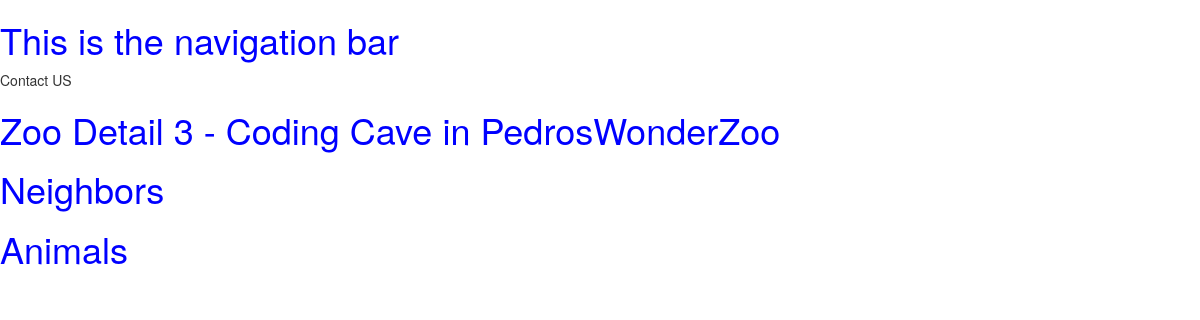
Page /zoo/exhibit/3 on the committed database.
### zoo/models.py (models this page shows, shortened)
class Exhibit(models.Model):
	name = models.CharField(max_length=200, help_text="Enter an Exhibit Name)")
	zoo = models.ForeignKey('Zoo', on_delete=models.SET_NULL, null=True)

class Zoo(models.Model):
	name = models.CharField(max_length=200, help_text="Enter a Zoo Name)")
	logoFileName = models.CharField(max_length=200, help_text="Enter a logo image", null=True)

### zoo/views.py (the view)
# urls.py: path('exhibit/<int:pk>', views.ExhibitDetailView.as_view(), name='exhibitDetail'),
class ExhibitDetailView(generic.DetailView):
	model = Exhibit

### zoo/templates/zoo/exhibit_detail.html (shortened to what this page needs)
{% extends "base_generic.html" %}
{% block content %}
<h1>Zoo Detail {{ exhibit.id }} - {{ exhibit.name }} in {{ exhibit.zoo.name }}</h1>
<h1>Neighbors</h1>
<h1>Animals</h1>
{% endblock %}

### zoo/static/css/styles.css (style rules this page uses)
h1 { color: blue; }

### rows in the picture
Exhibit: id "3", name "Coding Cave", zoo.name "PedrosWonderZoo"
